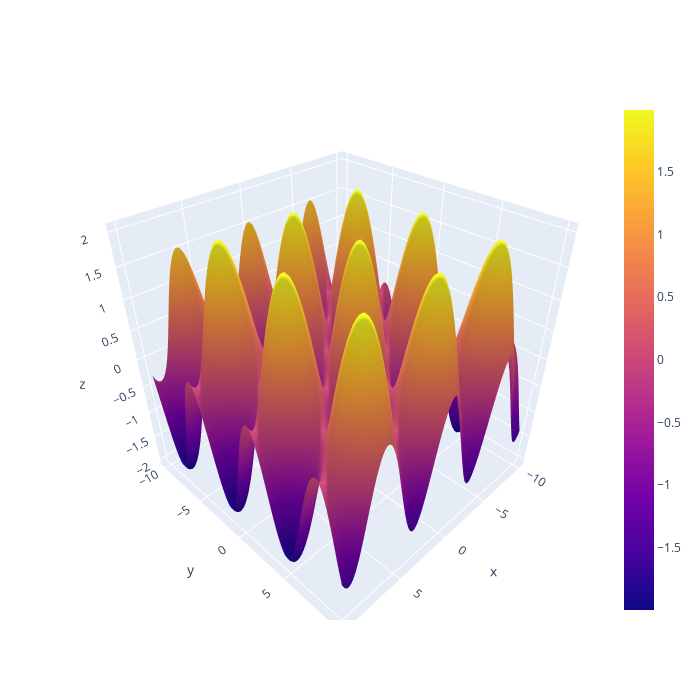

Notebook code for this chart:
### Code cell
afficher_surface(g)

### Figure 1 — Plotly figure (JSON) as saved in the notebook; plotly's stock layout.template omitted (floating-point values rounded to 4 significant figures; data arrays with more than 128 entries replaced by an {"elided": "..."} marker saying what was removed)
{"data": [{"type": "surface", "x": {"elided": "100x100 float values"}, "y": {"elided": "100x100 float values"}, "z": {"elided": "100x100 float values"}}], "layout": {"height": 700, "width": 700}}
